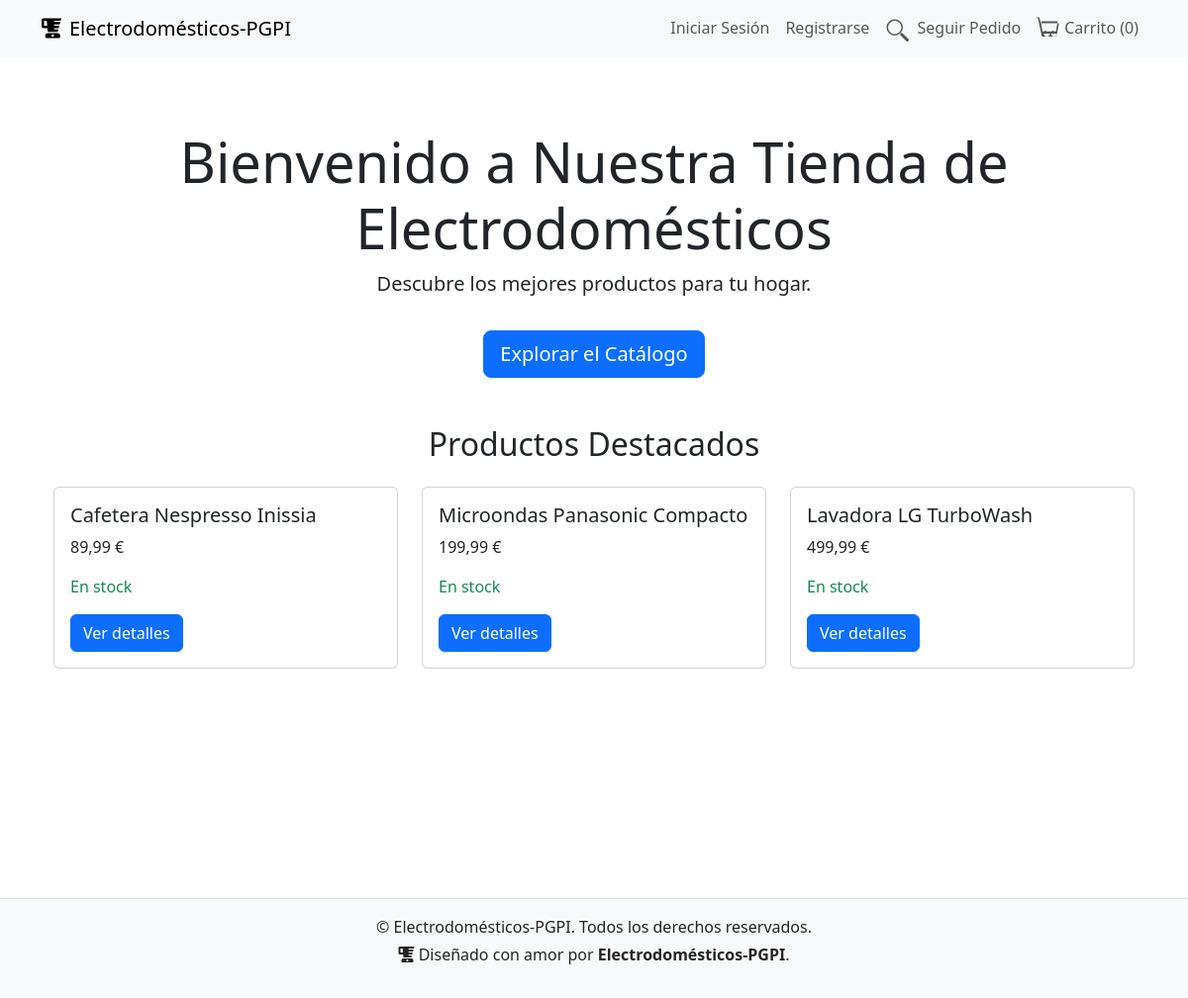
The page / on the database its author committed.
### shop/models.py (models this page shows, shortened)
class Product(models.Model):
    category = models.ForeignKey('Category', related_name='products', on_delete=models.CASCADE)
    name = models.CharField(max_length=200, db_index=True)
    slug = models.SlugField(max_length=200, unique=True)
    image = models.ImageField(upload_to='products/%Y/%m/%d', blank=True)
    description = models.TextField(blank=True)
    price = models.DecimalField(max_digits=10, decimal_places=2)
    stock = models.PositiveIntegerField()
    available = models.BooleanField(default=True)
    manufacturer = models.CharField(max_length=200, blank=True, null=True)  # Nuevo campo
    created = models.DateTimeField(auto_now_add=True)
    updated = models.DateTimeField(auto_now=True)
    class Meta:
        ordering = ('name',)
        indexes = [
            models.Index(fields=['id', 'slug']),
        ]

### shop/views.py (the view)
# urls.py: path('', views.landing_page, name='landing_page'),
def landing_page(request):
    featured_products = Product.objects.filter(available=True).order_by('-created')[:6]
    return render(request, 'shop/landing.html', {'featured_products': featured_products})

### cart/context_processors.py (called while the page is built)
def cart(request):
    return {'cart': Cart(request)}

### cart/models.py (called while the page is built)
    def __len__(self):
        return sum(item['quantity'] for item in self.cart.values())

### shop/templates/shop/landing.html (shortened to what this page needs)
{% extends "base.html" %}
{% block content %}
<div class="container text-center my-5">
    <h1 class="display-4">Bienvenido a Nuestra Tienda de Electrodomésticos</h1>
    <p class="lead">Descubre los mejores productos para tu hogar.</p>
    <a href="{% url 'shop:product_list' %}" class="btn btn-primary btn-lg mt-3">Explorar el Catálogo</a>
</div>
<div class="container mt-5">
    <h2 class="text-center mb-4">Productos Destacados</h2>
    <div class="row">
        {% for product in featured_products %}
        <div class="col-md-4">
            <div class="card mb-4">
                <div class="card-body">
                    <h5 class="card-title">{{ product.name }}</h5>
                    <p class="card-text">{{ product.price }} €</p>
                    {% if product.stock > 0 %}
                        <p class="text-success">En stock</p>
                    {% else %}
                        <p class="text-danger">Agotado</p>
                    {% endif %}
                    <a href="{% url 'shop:product_detail' product.slug %}" class="btn btn-primary">Ver detalles</a>
                </div>
            </div>
        </div>
        {% endfor %}
    </div>
</div>
{% endblock %}

### templates/base.html (style rules this page uses)
html, body { height: 100%; margin: 0; display: flex; flex-direction: column; }

### rows shown on the page
Product: name "Cafetera Nespresso Inissia", price "89,99", stock "En stock"
Product: name "Microondas Panasonic Compacto", price "199,99", stock "En stock"
Product: name "Lavadora LG TurboWash", price "499,99", stock "En stock"

### other values the page prints
{{ cart|length }} "0"
